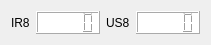
           <widget class="QWidget" name="horizontalLayoutWidget_12">
            <property name="geometry">
             <rect>
              <x>30</x>
              <y>440</y>
              <width>201</width>
              <height>28</height>
             </rect>
            </property>
            <layout class="QHBoxLayout" name="horizontalLayout_53">
             <property name="spacing">
              <number>6</number>
             </property>
             <property name="sizeConstraint">
              <enum>QLayout::SetDefaultConstraint</enum>
             </property>
             <item>
              <widget class="QLabel" name="label_46">
               <property name="text">
                <string>IR8</string>
               </property>
              </widget>
             </item>
             <item>
              <widget class="QLCDNumber" name="ir8LcdNumber">
               <property name="styleSheet">
                <string notr="true">background-color: rgb(255, 255, 255);</string>
               </property>
              </widget>
             </item>
             <item>
              <widget class="QLabel" name="label_47">
               <property name="text">
                <string>US8</string>
               </property>
              </widget>
             </item>
             <item>
              <widget class="QLCDNumber" name="us8LcdNumber">
               <property name="styleSheet">
                <string notr="true">background-color: rgb(255, 255, 255);</string>
               </property>
              </widget>
             </item>
            </layout>
           </widget>
